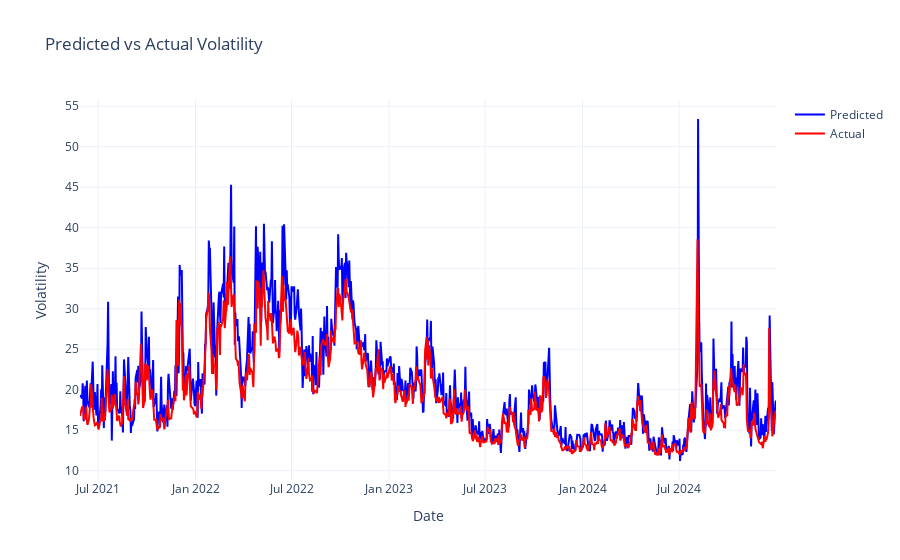

This figure's notebook cell:
### Code cell
fig = go.Figure()
fig.add_trace(go.Scatter(
    x=merged_df.index,
    y=merged_df["predicted"],
    mode='lines',
    name='Predicted',
    line=dict(color='blue')
))
fig.add_trace(go.Scatter(
    x=merged_df.index,
    y=merged_df["vol"],
    mode='lines',
    name='Actual',
    line=dict(color='red')
))
fig.update_layout(
    title=f"Predicted vs Actual Volatility",
    xaxis_title="Date",
    yaxis_title="Volatility",
    template="plotly_white"
)

### Figure 1 — Plotly figure (JSON) as saved in the notebook; plotly's stock layout.template omitted (floating-point values rounded to 4 significant figures; data arrays with more than 128 entries replaced by an {"elided": "..."} marker saying what was removed)
{"data": [{"line": {"color": "blue"}, "mode": "lines", "name": "Predicted", "type": "scatter", "x": {"elided": "923 str values"}, "y": {"elided": "923 float values"}}, {"line": {"color": "red"}, "mode": "lines", "name": "Actual", "type": "scatter", "x": {"elided": "923 str values"}, "y": {"elided": "923 float values"}}], "layout": {"title": {"text": "Predicted vs Actual Volatility"}, "xaxis": {"title": {"text": "Date"}}, "yaxis": {"title": {"text": "Volatility"}}}}
